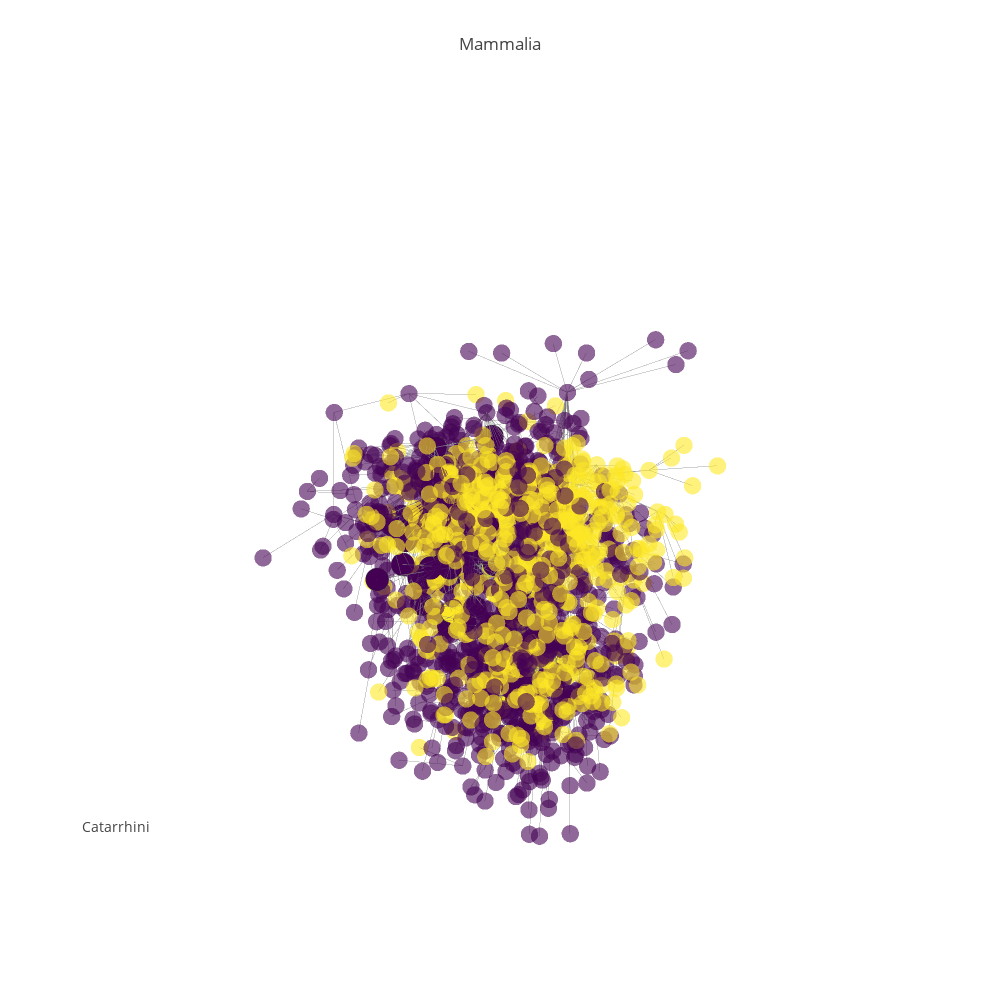

Write notebook code for a chart like this one.
### Code cell
#pgp.plot_data
pgp.render_plot()
#pgp.render_plot(publish=True, filename="primates2")

### Figure 1 — Plotly figure (JSON) as saved in the notebook; plotly's stock layout.template omitted (floating-point values rounded to 4 significant figures; data arrays with more than 128 entries replaced by an {"elided": "..."} marker saying what was removed)
{"data": [{"hoverinfo": "none", "line": {"color": "rgb(125,125,125)", "width": 1}, "mode": "lines", "opacity": 0.7, "type": "scatter3d", "uid": "08350d42-bede-11e8-9f0f-f45c89a09993", "x": {"elided": "5064 float values"}, "y": {"elided": "5064 float values"}, "z": {"elided": "5064 float values"}}, {"hoverinfo": "none", "line": {"color": "rgb(125,125,125)", "width": 1.5}, "mode": "lines", "opacity": 1, "type": "scatter3d", "uid": "083510be-bede-11e8-bb67-f45c89a09993", "x": {"elided": "156 float values"}, "y": {"elided": "156 float values"}, "z": {"elided": "156 float values"}}, {"hoverinfo": "skip", "marker": {"color": {"elided": "1688 int values"}, "colorscale": "Viridis", "opacity": 0.6, "size": 6, "symbol": "circle"}, "mode": "markers", "name": "actors", "type": "scatter3d", "uid": "08351314-bede-11e8-895a-f45c89a09993", "x": {"elided": "1688 float values"}, "y": {"elided": "1688 float values"}, "z": {"elided": "1688 float values"}}, {"hoverinfo": "text", "marker": {"color": [0, 0, 0, 0, 0, 0, 0, 0, 0, 0, 0, 0, 0, 0, 0, 0, 0, 0, 0, 0, 0, 0, 0, 0, 0, 2, 2, 0, 0, 2, 2, 2, 2, 0, 0, 0, 0, 0, 0, 0, 0, 0, 0, 0, 0, 0, 0, 0, 0, 0, 0, 0], "colorscale": "Viridis", "line": {"color": "rgb(50,50,50)", "width": 0.5}, "size": 8, "symbol": "circle"}, "mode": "markers", "name": "actors", "text": ["Primates (55.0 MYA)", "Catarrhini (45.0 MYA)", "Cercopithecidae (35.0 MYA)", "Macaca (17.5 MYA)", "Cercocebus (17.5 MYA)", "Mandrillus (17.5 MYA)", "Papio (2.0 MYA)", "Theropithecus (17.5 MYA)", "Cercopithecus (17.5 MYA)", "Erythrocebus (17.5 MYA)", "Miopithecus (17.5 MYA)", "Allenopithecus (17.5 MYA)", "Collobus (17.5 MYA)", "Procolobus (17.5 MYA)", "Pygathrix (17.5 MYA)", "Simias (17.5 MYA)", "Nasalis (17.5 MYA)", "Presbytis (17.5 MYA)", "Hominidae (17.0 MYA)", "Pongo (17.0 MYA)", "Pongo abelii (17.0 MYA)", "Pongo pygmaeus (17.0 MYA)", "Pan (11.5 MYA)", "Pan paniscus (1.5 MYA)", "Pan troglodytes (6.0 MYA)", "Ardipithecus (5.6 MYA)", "Australopithecus (4.5 MYA)", "Homo (2.1 MYA)", "Homo sapiens (0.35 MYA)", "Homo erectus (1.9 MYA)", "Homo ergaster (1.9 MYA)", "Homo rudolfensis (1.05 MYA)", "Homo habilis (1.05 MYA)", "Gorilla (17.0 MYA)", "Gorilla beringei (17.0 MYA)", "Gorilla gorilla (17.0 MYA)", "Hylobatidae (8.0 MYA)", "Hylobates (4.0 MYA)", "Hylobates agilis (4.0 MYA)", "Hylobates lar (4.0 MYA)", "Hylobates muelleri (4.0 MYA)", "Hylobates moloch (4.0 MYA)", "Hylobates pileatus (4.0 MYA)", "Hylobates klossii (4.0 MYA)", "Bunopithecus hoolock (4.0 MYA)", "Symphalangus syndactylus (4.0 MYA)", "Nomascus (4.0 MYA)", "Nomascus gabriellae (4.0 MYA)", "Nomascus hainanus (4.0 MYA)", "Nomascus leucogenys (4.0 MYA)", "Nomascus siki (4.0 MYA)", "Nomascus concolor (4.0 MYA)"], "type": "scatter3d", "uid": "0835151c-bede-11e8-83d9-f45c89a09993", "x": [-5.166, -4.568, -4.318, -5.034, -4.086, -3.379, -3.906, -3.59, -4.586, -3.952, -3.9, -4.287, -3.57, -5.098, -3.525, -3.459, -3.679, -4.335, -3.692, -3.988, -4.657, -3.245, -4.36, -4.374, -4.832, -3.611, -4.316, -4.427, -5.017, -4.639, -4.091, -3.464, -4.729, -3.37, -2.485, -2.915, -4.384, -4.099, -4.835, -4.582, -3.551, -4.487, -4.725, -4.742, -3.962, -3.728, -4.127, -5.163, -4.454, -4.674, -3.88, -4.941], "y": [0.6996, -0.001079, 0.6576, -0.1364, 0.9904, -0.1646, 0.9188, 1.249, 1.179, 0.7278, 0.5913, 0.8414, 0.1771, 0.1623, 0.117, 0.4701, 0.13, 0.1818, 0.798, 0.643, -0.2976, 1.308, 1.566, 2.356, 0.9197, 1.351, 0.5056, 1.768, 0.8069, 1.752, 2.597, 2.575, 2.659, 1.611, 0.9649, 1.058, 0.9795, 1.372, 1.569, 1.64, 0.6697, 1.953, 0.7285, 1.368, 0.262, 1.523, 0.6989, 0.8111, 0.1173, 1.539, 0.2372, 1.603], "z": [4.117, 3.862, 3.539, 2.866, 2.995, 2.929, 1.019, 2.965, 2.937, 2.9, 2.828, 2.93, 2.856, 2.948, 2.892, 2.829, 3.013, 2.961, 2.848, 2.864, 2.878, 2.866, 2.451, 0.9371, 2.032, 1.787, 1.699, 1.057, 0.3002, 0.9738, 1.124, 0.6345, 0.725, 2.969, 2.879, 2.977, 2.267, 1.586, 1.701, 1.659, 1.571, 1.615, 1.531, 1.586, 1.66, 1.626, 1.709, 1.561, 1.684, 1.676, 1.679, 1.656]}], "layout": {"annotations": [{"font": {"size": 14}, "showarrow": false, "text": "Catarrhini", "x": 0, "xanchor": "left", "xref": "paper", "y": 0.1, "yanchor": "bottom", "yref": "paper"}], "height": 1000, "hovermode": "closest", "margin": {"t": 100}, "scene": {"xaxis": {"showbackground": false, "showgrid": false, "showline": false, "showticklabels": false, "title": "", "zeroline": false}, "yaxis": {"showbackground": false, "showgrid": false, "showline": false, "showticklabels": false, "title": "", "zeroline": false}, "zaxis": {"showbackground": false, "showgrid": false, "showline": false, "showticklabels": false, "title": "", "zeroline": false}}, "showlegend": false, "title": "Mammalia", "width": 1000}}
